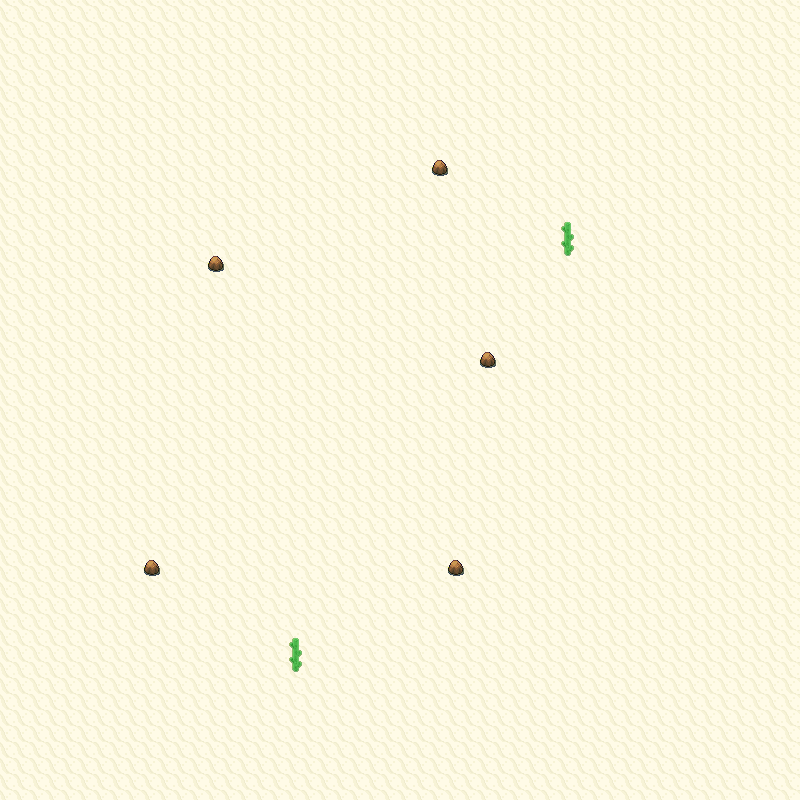

This game map was drawn from its Tiled (.tmx) file and the tilesets committed beside it. A one-line description and the trimmed map source follow:
An orthogonal 50x50 tile map with 16x16 px tiles, 3 tile layers (Grass, Collisions, WalkBehind), 4 tilesets.

<map version="1.0" orientation="orthogonal" width="50" height="50" tilewidth="16" tileheight="16">
 <properties>
  <property name="dayPokemonChances" value="Cacnea,20;Baltoy,20;Claydol,10;Cacturne,20;Sandshrew,10;Sandslash,20;" />
  <property name="dayPokemonLevels" value="35-35;35-35;65-65;65-65;35-35;65-65;" />
  <property name="fishPokemonChances" value="" />
  <property name="fishPokemonLevels" value="" />
  <property name="isCave" value="false" />
  <property name="nightPokemonChances" value="Cacnea,20;Baltoy,20;Claydol,10;Cacturne,20;Sandshrew,10;Sandslash,20;" />
  <property name="nightPokemonLevels" value="35-35;35-35;65-65;65-65;35-35;65-65;" />
  <property name="pvp" value="yes" />
  <property name="waterPokemonChances" value="" />
  <property name="waterPokemonLevels" value="" />
  <property name="wildProbability" value="4" />
  <property name="xOffsetModifier" value="0" />
  <property name="yOffsetModifier" value="0" />
 </properties>
 <tileset firstgid="1" source="Cliffs01.tsx" />
 <tileset firstgid="231" source="Cliffs02.tsx" />
 <tileset firstgid="343" source="SinnohInteriorSet1.tsx" />
 <tileset firstgid="2711" source="Orre Tileset 1.tsx" />
 <layer name="Grass" width="50" height="50">
  <data>[2500 cells, 2500 non-empty, 2 distinct tile ids]</data>
 </layer>
 <layer name="Collisions" width="50" height="50">
  <data>[2500 cells, 7 non-empty, 2 distinct tile ids]</data>
 </layer>
 <layer name="WalkBehind" width="50" height="50">
  <data>[2500 cells, 4 non-empty, 2 distinct tile ids]</data>
 </layer>
</map>
